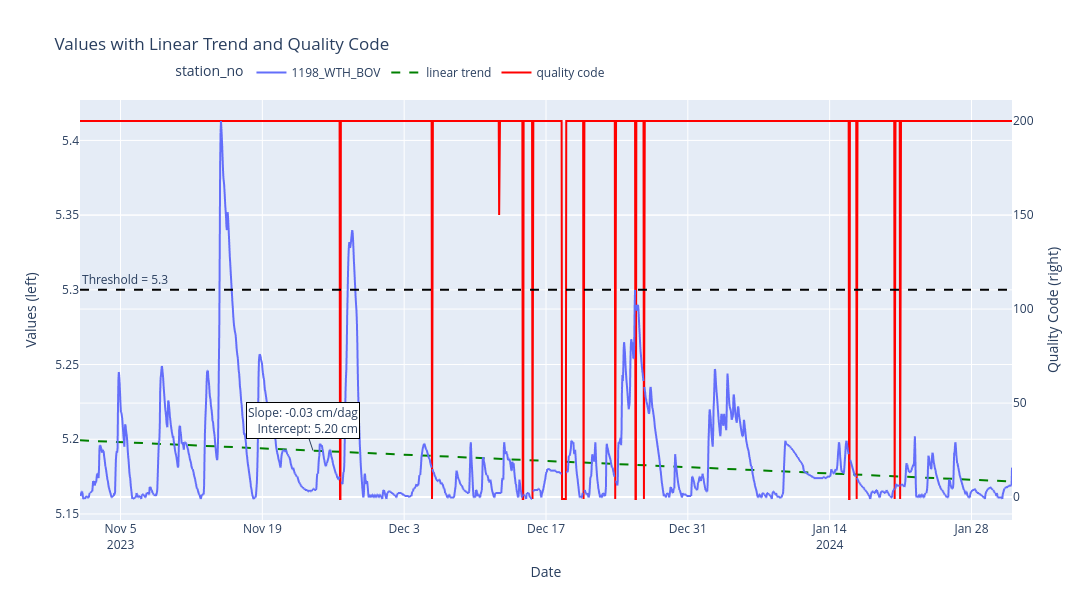

Notebook source saved alongside this figure:
### Code cell
# Figure including Quality Code on seconds axis

fig = go.Figure()

fig = px.line(
    df,
    x="timestamp",
    y="value",
    color="station_no",
    title=f"Timeseries h(t) \n Aantal uur boven threshold: {out_thresholds.threshold_values.total_time_above_in_hours}",
)

# threshold = wlev_thresholds_dict[stat_no]
fig.add_hline(
    y=threshold,
    line_dash="dash",
    line_color="black",
    annotation_text=f"Threshold = {out_thresholds.threshold_values.threshold_value}",
    annotation_position="top left",
)
fig.add_trace(
    go.Scatter(
        x=df["timestamp"],
        y=df["trend"],
        yaxis="y1",
        line_dash="dash",
        line_color="green",
        # annotation_text=f"Linear trend = {slope_per_day:.2f} cm/dag", annotation_position="top right"
        name="linear trend",
    )
)
fig.add_trace(
    go.Scatter(
        x=df["timestamp"],
        y=df["quality_code"],
        yaxis="y2",
        line_dash="solid",
        line_color="red",
        # annotation_text=f"Linear trend = {slope_per_day:.2f} cm/dag", annotation_position="top right"
        name="quality code",
    )
)
# Add annotation for slope/intercept
annot_index = len(df["timestamp"]) // 4
fig.add_annotation(
    x=df["timestamp"].iloc[annot_index],  # place at last timestamp
    y=df["trend"].iloc[annot_index],  # y-coordinate on trend line
    text=f"Slope: {slope_per_day_cm:.2f} cm/dag<br>Intercept: {intercept:.2f} cm",
    # showarrow=True,
    # arrowhead=2,
    # ax=-50,  # offset x of the arrow
    # ay=-50,  # offset y of the arrow
    bgcolor="white",
    bordercolor="black",
    align="right",
)

# Layout with two y-axes
fig.update_layout(
    title="Values with Linear Trend and Quality Code",
    xaxis=dict(title="Date"),
    yaxis=dict(
        title="Values (left)",  # Left y-axis label
        side="left",
    ),
    yaxis2=dict(
        title="Quality Code (right)",  # Right y-axis label
        overlaying="y",
        side="right",
    ),
    legend=dict(x=0.1, y=1.1, orientation="h"),
)
# Set figure size
fig.update_layout(
    width=1200,  # width in pixels
    height=600,  # height in pixels
)

fig.show()

### Figure 1 — Plotly figure (JSON) as saved in the notebook; plotly's stock layout.template omitted (floating-point values rounded to 4 significant figures; data arrays with more than 128 entries replaced by an {"elided": "..."} marker saying what was removed)
{"data": [{"hovertemplate": "station_no=1198_WTH_BOV<br>timestamp=%{x}<br>value=%{y}<extra></extra>", "legendgroup": "1198_WTH_BOV", "line": {"color": "#636efa", "dash": "solid"}, "marker": {"symbol": "circle"}, "mode": "lines", "name": "1198_WTH_BOV", "showlegend": true, "type": "scattergl", "x": {"elided": "2209 str values"}, "xaxis": "x", "y": {"elided": "2209 float values"}, "yaxis": "y"}, {"line": {"color": "green", "dash": "dash"}, "name": "linear trend", "type": "scatter", "x": {"elided": "2209 str values"}, "y": {"elided": "2209 float values"}, "yaxis": "y"}, {"line": {"color": "red", "dash": "solid"}, "name": "quality code", "type": "scatter", "x": {"elided": "2209 str values"}, "y": {"elided": "2209 int values"}, "yaxis": "y2"}], "layout": {"annotations": [{"showarrow": false, "text": "Threshold = 5.3", "x": 0, "xanchor": "left", "xref": "x domain", "y": 5.3, "yanchor": "bottom", "yref": "y"}, {"align": "right", "bgcolor": "white", "bordercolor": "black", "text": "Slope: -0.03 cm/dag<br>Intercept: 5.20 cm", "x": "2023-11-24T00:00:00+00:00", "y": 5.192}], "height": 600, "legend": {"orientation": "h", "title": {"text": "station_no"}, "tracegroupgap": 0, "x": 0.1, "y": 1.1}, "shapes": [{"line": {"color": "black", "dash": "dash"}, "type": "line", "x0": 0, "x1": 1, "xref": "x domain", "y0": 5.3, "y1": 5.3, "yref": "y"}], "title": {"text": "Values with Linear Trend and Quality Code"}, "width": 1200, "xaxis": {"anchor": "y", "domain": [0, 1], "title": {"text": "Date"}}, "yaxis": {"anchor": "x", "domain": [0, 1], "side": "left", "title": {"text": "Values (left)"}}, "yaxis2": {"overlaying": "y", "side": "right", "title": {"text": "Quality Code (right)"}}}}
